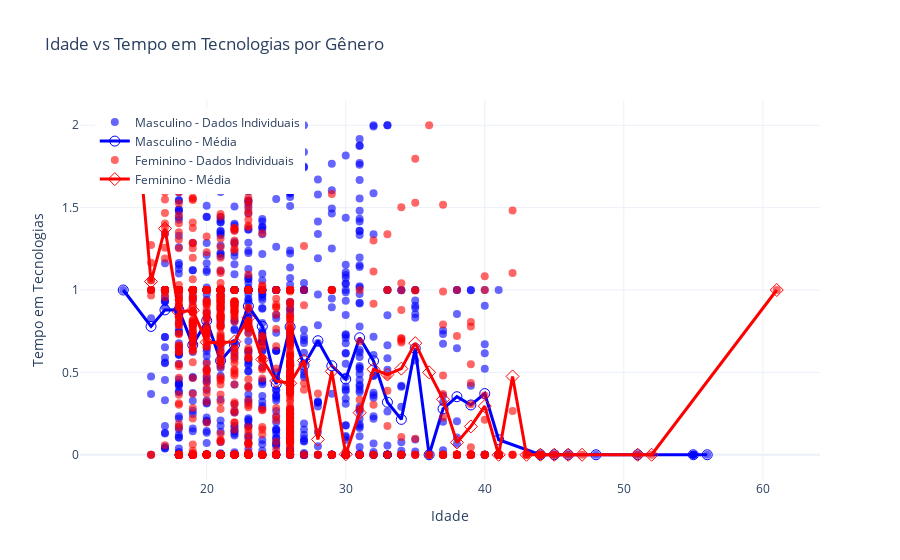

The notebook cell this image was saved under:
### Markdown cell above
#### Scatter Plot para mais de um conjunto de dados

Tem que sobrepor com a média de casa Categoria (Usar uma Linha)

### Code cell
import plotly.graph_objs as go
import pandas as pd

# Supondo que df já contém as colunas 'Idade', 'Tempo em Tecnologias' e 'Gênero'
# Exemplo de valores possíveis para 'Gênero': 'Masculino', 'Feminino'

# Separe os dados por gênero
df_masc = df[df['Gênero'] == 'Masculino']
df_fem = df[df['Gênero'] == 'Feminino']

# Calcule a média de Tempo em Tecnologias por idade para cada gênero
media_masc = df_masc.groupby('Idade')['Tempo em Tecnologias'].mean().reset_index()
media_fem = df_fem.groupby('Idade')['Tempo em Tecnologias'].mean().reset_index()

# Scatter Masculino
scatter_masc = go.Scatter(
    x=df_masc['Idade'],
    y=df_masc['Tempo em Tecnologias'],
    mode='markers',
    name='Masculino - Dados Individuais',
    marker=dict(color='blue', size=8, opacity=0.6)
)

# Linha Média Masculino
linha_masc = go.Scatter(
    x=media_masc['Idade'],
    y=media_masc['Tempo em Tecnologias'],
    mode='lines+markers',
    name='Masculino - Média',
    line=dict(color='blue', width=3, dash='solid'),
    marker=dict(color='blue', size=10, symbol='circle-open')
)

# Scatter Feminino
scatter_fem = go.Scatter(
    x=df_fem['Idade'],
    y=df_fem['Tempo em Tecnologias'],
    mode='markers',
    name='Feminino - Dados Individuais',
    marker=dict(color='red', size=8, opacity=0.6)
)

# Linha Média Feminino
linha_fem = go.Scatter(
    x=media_fem['Idade'],
    y=media_fem['Tempo em Tecnologias'],
    mode='lines+markers',
    name='Feminino - Média',
    line=dict(color='red', width=3, dash='solid'),
    marker=dict(color='red', size=10, symbol='diamond-open')
)

layout = go.Layout(
    title='Idade vs Tempo em Tecnologias por Gênero',
    xaxis=dict(title='Idade'),
    yaxis=dict(title='Tempo em Tecnologias'),
    legend=dict(x=0.02, y=0.98),
    template='plotly_white'
)

fig = go.Figure(data=[scatter_masc, linha_masc, scatter_fem, linha_fem], layout=layout)
fig.show()

### Figure 1 — Plotly figure (JSON) as saved in the notebook; plotly's stock layout.template omitted (floating-point values rounded to 4 significant figures; data arrays with more than 128 entries replaced by an {"elided": "..."} marker saying what was removed)
{"data": [{"marker": {"color": "blue", "opacity": 0.6, "size": 8}, "mode": "markers", "name": "Masculino - Dados Individuais", "type": "scatter", "x": {"elided": "1068 int values"}, "y": {"elided": "1068 float values"}}, {"line": {"color": "blue", "dash": "solid", "width": 3}, "marker": {"color": "blue", "size": 10, "symbol": "circle-open"}, "mode": "lines+markers", "name": "Masculino - Média", "type": "scatter", "x": [14, 16, 17, 18, 19, 20, 21, 22, 23, 24, 25, 26, 27, 28, 29, 30, 31, 32, 33, 34, 35, 36, 37, 38, 39, 40, 41, 44, 45, 46, 48, 51, 55, 56], "y": [1.0, 0.7788, 0.8792, 0.8798, 0.6666, 0.8139, 0.5707, 0.6671, 0.9023, 0.7797, 0.4288, 0.7762, 0.5446, 0.6921, 0.5398, 0.4596, 0.7104, 0.5696, 0.3189, 0.2147, 0.6458, 0.0, 0.2787, 0.3524, 0.3023, 0.3712, 0.09091, 0.0, 0.0, 0.0, 0.0, 0.0, 0.0, 0.0]}, {"marker": {"color": "red", "opacity": 0.6, "size": 8}, "mode": "markers", "name": "Feminino - Dados Individuais", "type": "scatter", "x": {"elided": "1043 int values"}, "y": {"elided": "1043 float values"}}, {"line": {"color": "red", "dash": "solid", "width": 3}, "marker": {"color": "red", "size": 10, "symbol": "diamond-open"}, "mode": "lines+markers", "name": "Feminino - Média", "type": "scatter", "x": [15, 16, 17, 18, 19, 20, 21, 22, 23, 24, 25, 26, 27, 28, 29, 30, 31, 32, 33, 34, 35, 36, 37, 38, 39, 40, 41, 42, 43, 44, 45, 46, 47, 51, 52, 61], "y": [2.0, 1.051, 1.373, 0.866, 0.8769, 0.6827, 0.6804, 0.6865, 0.8308, 0.5783, 0.4473, 0.4342, 0.572, 0.093, 0.5063, 0.002714, 0.2553, 0.5189, 0.4868, 0.5225, 0.6774, 0.5, 0.3366, 0.07483, 0.1718, 0.2951, 0.0, 0.4752, 0.0, 0.0, 0.0, 0.0, 0.0, 0.0, 0.0, 1.0]}], "layout": {"legend": {"x": 0.02, "y": 0.98}, "title": {"text": "Idade vs Tempo em Tecnologias por Gênero"}, "xaxis": {"title": {"text": "Idade"}}, "yaxis": {"title": {"text": "Tempo em Tecnologias"}}}}
